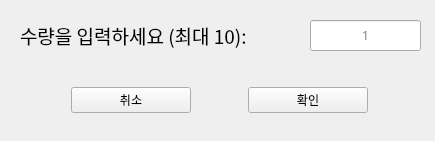
<?xml version="1.0" encoding="UTF-8"?>
<ui version="4.0">
 <class>EnterNum</class>
 <widget class="QWidget" name="EnterNum">
  <property name="geometry">
   <rect>
    <x>0</x>
    <y>0</y>
    <width>435</width>
    <height>141</height>
   </rect>
  </property>
  <property name="font">
   <font>
    <family>나눔바른고딕</family>
   </font>
  </property>
  <property name="windowTitle">
   <string>수량을 입력하세요</string>
  </property>
  <widget class="QLabel" name="desc">
   <property name="geometry">
    <rect>
     <x>20</x>
     <y>10</y>
     <width>281</width>
     <height>51</height>
    </rect>
   </property>
   <property name="font">
    <font>
     <family>나눔바른고딕</family>
     <pointsize>14</pointsize>
    </font>
   </property>
   <property name="text">
    <string>수량을 입력하세요 (최대 10): </string>
   </property>
  </widget>
  <widget class="QWidget" name="horizontalLayoutWidget">
   <property name="geometry">
    <rect>
     <x>20</x>
     <y>80</y>
     <width>401</width>
     <height>41</height>
    </rect>
   </property>
   <layout class="QHBoxLayout" name="horizontalLayout">
    <item>
     <widget class="QPushButton" name="Cancel">
      <property name="maximumSize">
       <size>
        <width>120</width>
        <height>16777215</height>
       </size>
      </property>
      <property name="text">
       <string>취소</string>
      </property>
     </widget>
    </item>
    <item>
     <widget class="QPushButton" name="OK">
      <property name="maximumSize">
       <size>
        <width>120</width>
        <height>16777215</height>
       </size>
      </property>
      <property name="text">
       <string>확인</string>
      </property>
     </widget>
    </item>
   </layout>
  </widget>
  <widget class="QLineEdit" name="num">
   <property name="geometry">
    <rect>
     <x>310</x>
     <y>20</y>
     <width>111</width>
     <height>31</height>
    </rect>
   </property>
   <property name="alignment">
    <set>Qt::AlignCenter</set>
   </property>
   <property name="placeholderText">
    <string>1</string>
   </property>
  </widget>
 </widget>
 <resources/>
 <connections/>
</ui>
